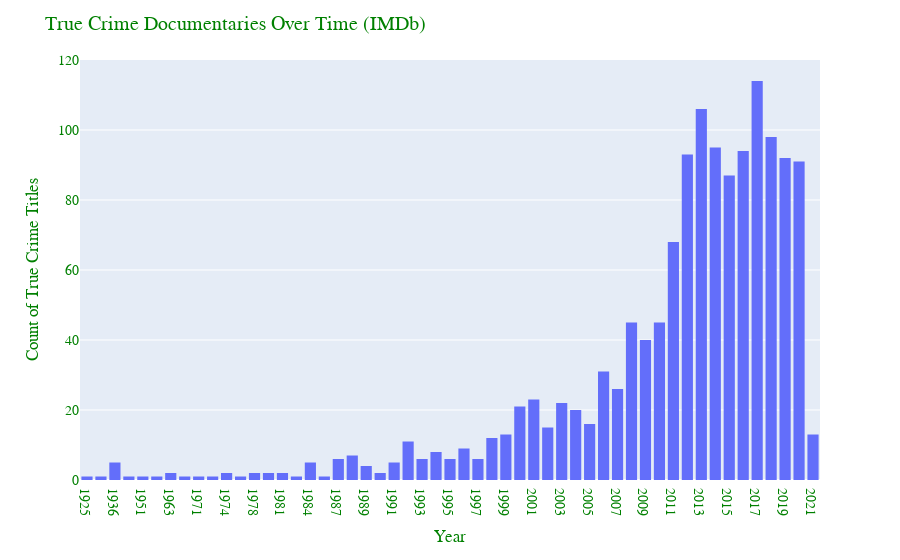

Source (notebook cell):
### Markdown cell above
### __Has there been a change in volume of True Crime documentaries over time?__

Create a time series chart from the media_titles dataframe, with the x axis being years and the y being the count of titles.  Each year should have a single bar representing the count of True Crime titles.

_Assumptions:_
  * IMDB is _comprehensive_, meaning it has all the titles we need to truly get a count of titles for True Crime media.  We have already cleaned the data and dropped many titles, so we can only use this data to approximately _compare the years_ to each other.

### Code cell
media_titles.sort_values(by='startYear', inplace=True)
true_crime_titles = media_titles[media_titles.isTrueCrime]
fig = px.histogram(true_crime_titles, x='startYear')

fig.update_layout(
    title="True Crime Documentaries Over Time (IMDb)",
    xaxis_title="Year",
    yaxis_title="Count of True Crime Titles",
    font=dict(
        family="Times New Roman",
        size=14,
        color="Green"
    )
)

### Figure 1 — Plotly figure (JSON) as saved in the notebook; plotly's stock layout.template omitted (floating-point values rounded to 4 significant figures; data arrays with more than 128 entries replaced by an {"elided": "..."} marker saying what was removed)
{"data": [{"alignmentgroup": "True", "bingroup": "x", "hovertemplate": "startYear=%{x}<br>count=%{y}<extra></extra>", "legendgroup": "", "marker": {"color": "#636efa"}, "name": "", "offsetgroup": "", "orientation": "v", "showlegend": false, "type": "histogram", "x": {"elided": "1381 str values"}, "xaxis": "x", "yaxis": "y"}], "layout": {"barmode": "relative", "font": {"color": "Green", "family": "Times New Roman", "size": 14}, "legend": {"tracegroupgap": 0}, "margin": {"t": 60}, "title": {"text": "True Crime Documentaries Over Time (IMDb)"}, "xaxis": {"anchor": "y", "domain": [0, 1], "title": {"text": "Year"}}, "yaxis": {"anchor": "x", "domain": [0, 1], "title": {"text": "Count of True Crime Titles"}}}}
